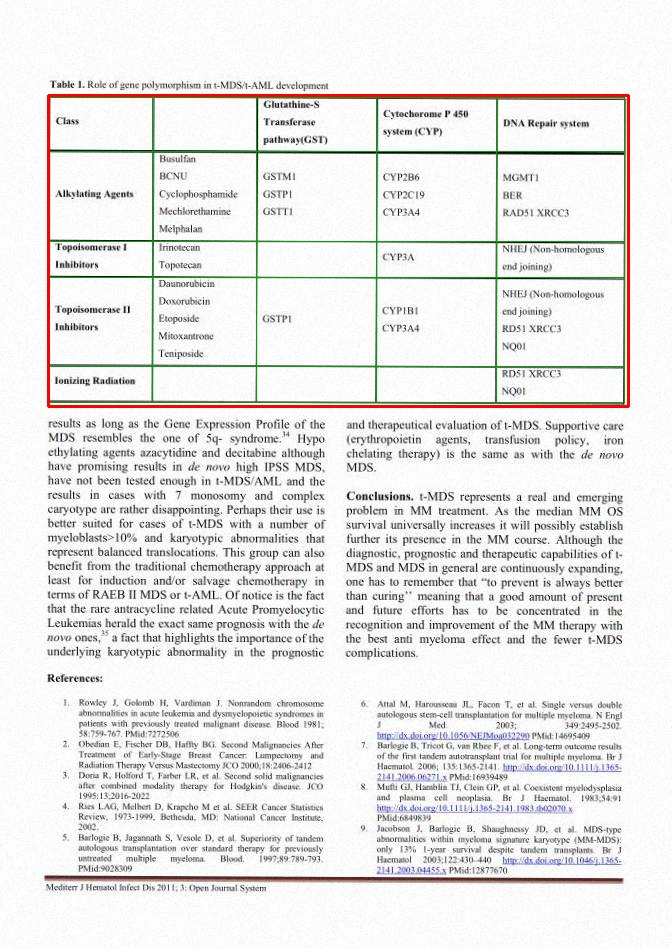
#> input picture reports/cli-check.jpg, 672 x 949 px
$ python -i preprocessing.py   (imports and definitions only)
#> lines starting #> are read from the running program, lines starting #| are printed output that depends on the picture; after the words box and inside, x2 and y2 are one past the last pixel; in counts of white or black regions, pixels touching at a corner belong together
#> further down, picture is the input picture: shape (949, 672, 3); mean B, G, R 232, 233, 233.9

import cv2
import numpy as np


def preprocess(image):
    """Deskew and denoise a document image."""

    gray = cv2.cvtColor(image, cv2.COLOR_BGR2GRAY)
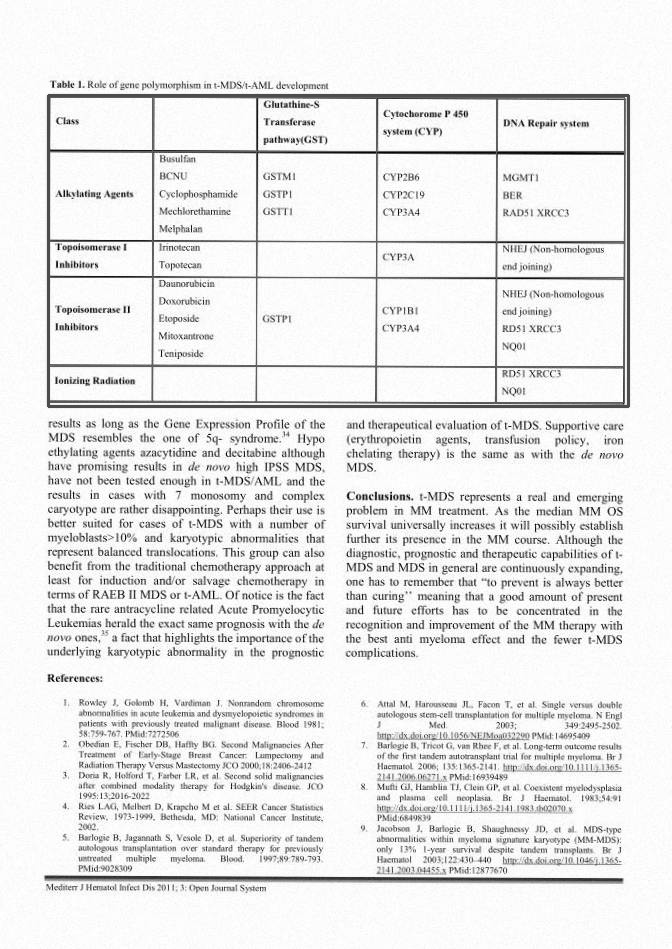
#> gray: shape (949, 672); min 0, max 255, mean 233.1

    edges = cv2.Canny(gray, 60, 180)
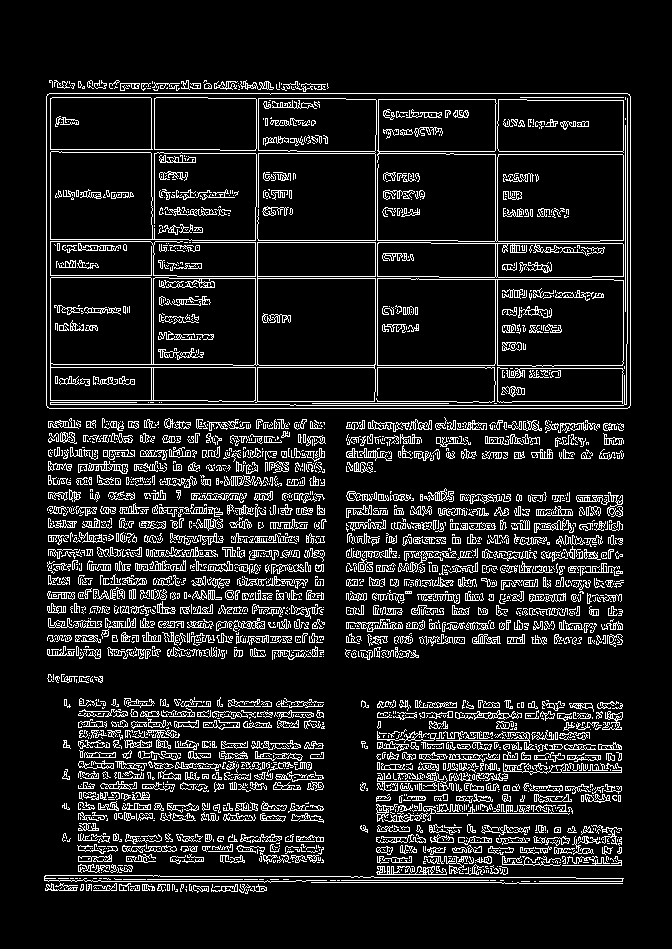
#> edges: shape (949, 672); 11.5% white in thin lines or dots, all inside (x1, y1, x2, y2) = (44, 80, 631, 894)

    lines = cv2.HoughLinesP(
        edges,
        1,
        np.pi / 1800,
        60,
        minLineLength=max(60, gray.shape[1] // 8),
        maxLineGap=10,
    )
#> lines = 466 rows, first 6: [276, 240, 457, 240], [46, 404, 295, 404], [151, 153, 326, 153], [49, 93, 627, 93], [431, 243, 630, 244], [49, 408, 627, 408]

    angles, weights = [], []

    if lines is not None:
        for x0, y0, x1, y1 in lines.reshape(-1, 4):
            angle = np.degrees(
                np.arctan2(y1 - y0, x1 - x0)
            )

            # Normalize line orientation to [-90, 90).
            angle = (angle + 90) % 180 - 90

            if abs(angle) < 5:
                angles.append(angle)
                weights.append(abs(x1 - x0))
#> this loop made 466 passes
#> (x0, y0, x1, y1, angle) on passes 1 to 3: (276, 240, 457, 240, 0), (46, 404, 295, 404, 0), (151, 153, 326, 153, 0)
#> after the loop, angles = 449 values, max 4.5 at index 395, min -2.56 at index 364, mean 0.0404; weights = 449 values, max 578 at index 3, min 84 at index 173, mean 177.6

    angle = 0.0

    if angles:
        order = np.argsort(angles)
#> order = 449 values, max 448 at index 157, min 0 at index 237, mean 224
        cumulative = np.cumsum(np.array(weights)[order])
#> cumulative = 449 values from 112 to 79762

        angle = float(
            np.array(angles)[order][
                np.searchsorted(cumulative, cumulative[-1] / 2)
            ]
        )

    height, width = image.shape[:2]
#> height = 949; width = 672

    matrix = cv2.getRotationMatrix2D(
        (width / 2, height / 2),
        angle,
        1.0,
    )
#> matrix = [[1, 0, 0], [0, 1, 0]]

    deskewed = cv2.warpAffine(
        image,
        matrix,
        (width, height),
        flags=cv2.INTER_LINEAR,
        borderMode=cv2.BORDER_CONSTANT,
        borderValue=(255, 255, 255),
    )

    deskewed = cv2.bilateralFilter(
        deskewed,
        d=5,
        sigmaColor=25,
        sigmaSpace=25,
    )

    inverse = cv2.invertAffineTransform(matrix)
#> inverse = [[1, 0, 0], [0, 1, 0]]

    return deskewed, inverse

>>> import cv2
>>> picture = cv2.imread('../reports/cli-check.jpg')
>>> result = preprocess(picture)

$ run again, on reports/first-truth.jpg
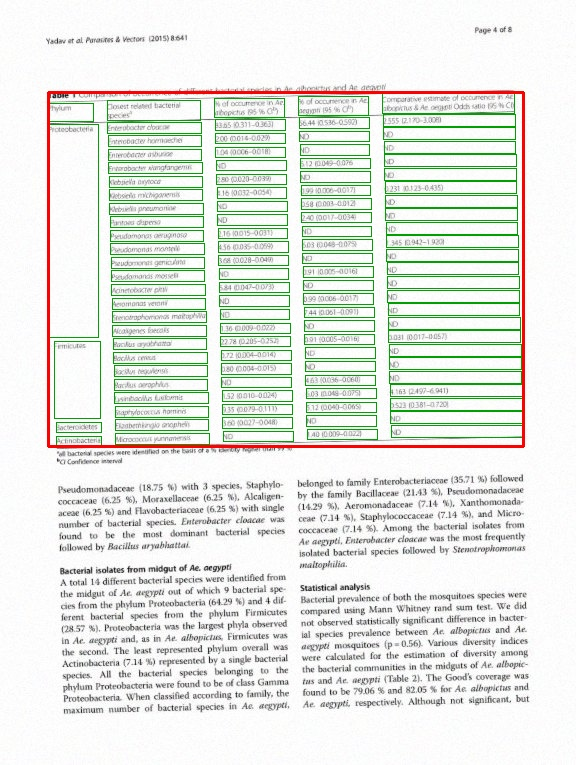
#> input picture reports/first-truth.jpg, 576 x 765 px
#> picture is the input picture: shape (765, 576, 3); mean B, G, R 226.9, 233.3, 229.5
#> in preprocess, `edges = cv2.Canny(gray, 60, 180)`:
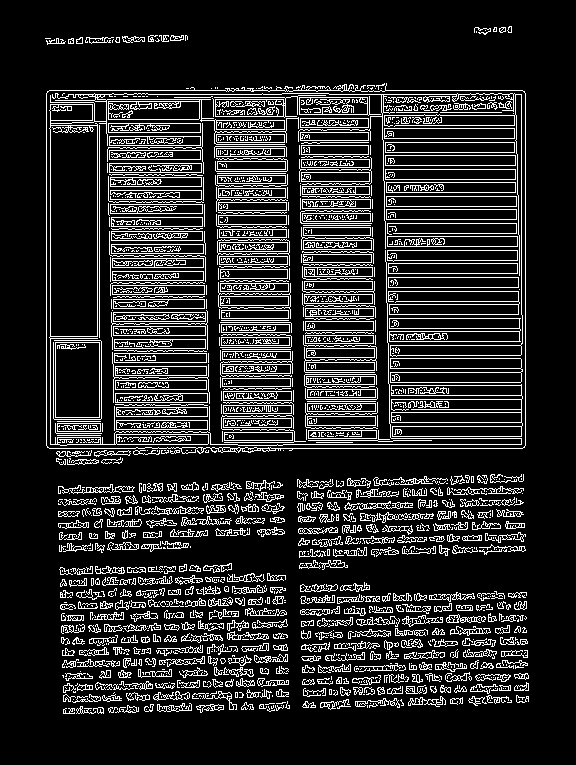
#> edges: shape (765, 576); 15.5% white in thin lines or dots, all inside (x1, y1, x2, y2) = (45, 26, 529, 714)
#> lines = 439 rows, first 6: [277, 444, 525, 444], [525, 445, 525, 93], [196, 448, 522, 448], [386, 196, 521, 196], [384, 205, 388, 359], [50, 448, 50, 90]
#> the loop in preprocess, `for x0, y0, x1, y1 in lines.reshape(-1, 4):` made 439 passes
#> (x0, y0, x1, y1, angle) on passes 1 to 3: (277, 444, 525, 444, 0), (525, 445, 525, 93, -90), (196, 448, 522, 448, 0)
#> after the loop in preprocess, `for x0, y0, x1, y1 in lines.reshape(-1, 4):`: angles = 316 values, max 3.04 at index 166, min -2.73 at index 276, mean -0.675; weights = 316 values, max 473 at index 4, min 72 at index 5, mean 134.8
#> order = 316 values, max 315 at index 78, min 0 at index 210, mean 157.5
#> cumulative = 316 values from 84 to 42605
#> in preprocess, `angle = float( np.array(angles)[order][ np.searchsorted(cumulative, cu..`: angle = -1.02
#> matrix = [[1, -0.0178, 6.84], [0.0178, 1, -5.06]]
#> in preprocess, `deskewed = cv2.warpAffine( image, matrix, (width, height), flags=cv2.I..`:
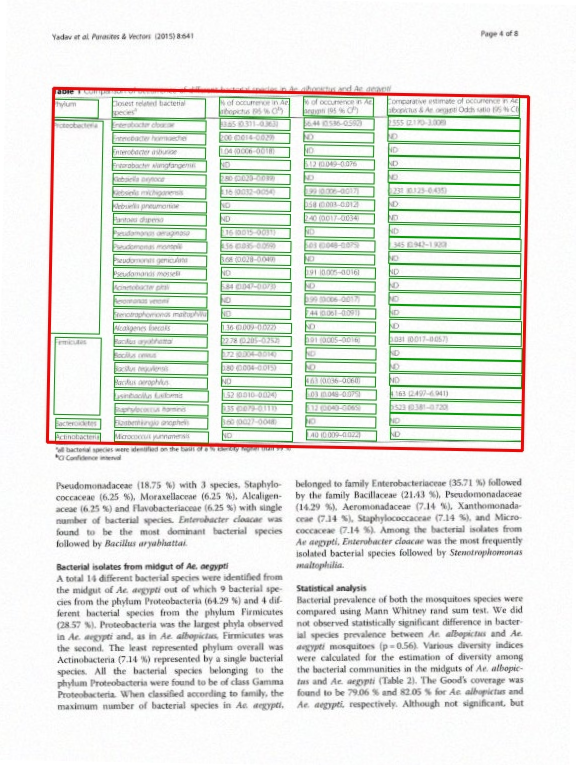
#> deskewed: shape (765, 576, 3); mean B, G, R 226.9, 233.4, 229.5
#> inverse = [[1, 0.0178, -6.75], [-0.0178, 1, 5.18]]
